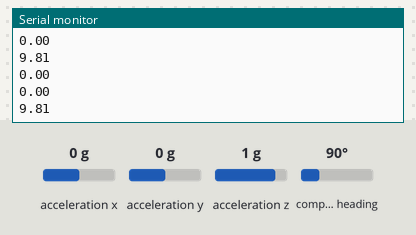
Bench run of a sketch on a simulated Arduino Uno, built with avr-gcc and run on an emulated ATmega328P. Shown: the last lines printed to the serial monitor. Inputs (shaded band) come from the test bench; at power-on: acceleration x 0 g, acceleration y 0 g, acceleration z 1 g, compass heading 90°.

Above: at 2.2 s.
2.3 s: acceleration x set to -1.4 g
At 2.37 s:
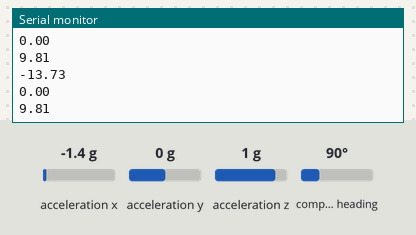
3.8 s: acceleration y set to -0.8 g
At 3.83 s:
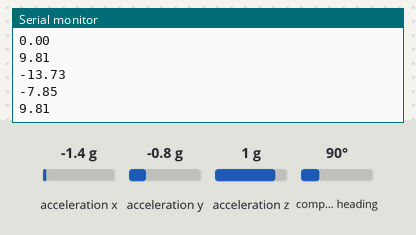
5.3 s: acceleration z set to 0.8 g
At 5.4 s:
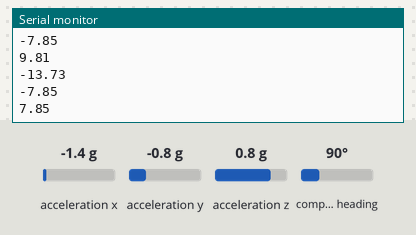
Timing chart, 0 to 8.3 s (numbered marks = the images above; inputs shaded):
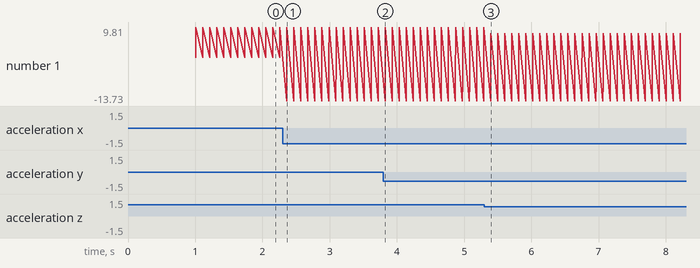

The sketch:

Accel_euler_quat_roll.ino
```cpp
#include <Wire.h>
#include <Adafruit_Sensor.h>
#include <Adafruit_BNO055.h>
#include <math.h>

// ------------------- IMU -------------------
Adafruit_BNO055 bno = Adafruit_BNO055(55, 0x28);

void setup() {
  Serial.begin(115200);
  Wire.begin();

  // Initialize IMU
  if (!bno.begin()) {
    Serial.println("BNO055 not detected!");
    while (1);
  }

  delay(1000);
  bno.setExtCrystalUse(true);

  Serial.println("BNO055 Accelerometer Roll & Pitch Demo");
}

void loop() {
  // Get accelerometer data
  imu::Vector<3> accel = bno.getVector(Adafruit_BNO055::VECTOR_ACCELEROMETER);

  float Ax = accel.x();
  float Ay = accel.y();
  float Az = accel.z();

  // ----------- Compute Roll & Pitch from Accelerometer -----------
  float rollA  = atan2(Ay, Az) * 180.0 / M_PI;
  //float pitch = atan2(-Ax, sqrt(Ay * Ay + Az * Az)) * 180.0 / M_PI;

  imu::Quaternion q = bno.getQuat();
  double rollB = atan2(2.0 * (q.w() * q.x() + q.y() * q.z()),
                      1.0 - 2.0 * (q.x() * q.x() + q.y() * q.y()));
  rollB = rollB * 180.0 / M_PI;

  imu::Vector<3> euler = bno.getVector(Adafruit_BNO055::VECTOR_EULER);

  float rollC  = euler.z()*-1;  // X-axis → Roll

  // ----------- Print Values -----------
  // Serial.print("Roll: ");
  // Serial.print(rollA);
  // Serial.print(",");
  // Serial.print(rollC);
  // Serial.print(",");
  // Serial.println(rollB);
  // Serial.print("Pitch: ");
  // Serial.println(pitch);
  Serial.println(Ax);
  Serial.println(Ay);
  Serial.println(Az);

  delay(100);
}
```

Measured:
- after the input at 2.3 s, the serial monitor: prints a new line after 0.06 s (image 1)
- after the input at 3.8 s, the serial monitor: prints a new line at once (image 2)
- after the input at 5.3 s, the serial monitor: prints a new line after 0.09 s (image 3)
- plotted number 1: 9.81 → 7.85 after the input at 5.3 s
